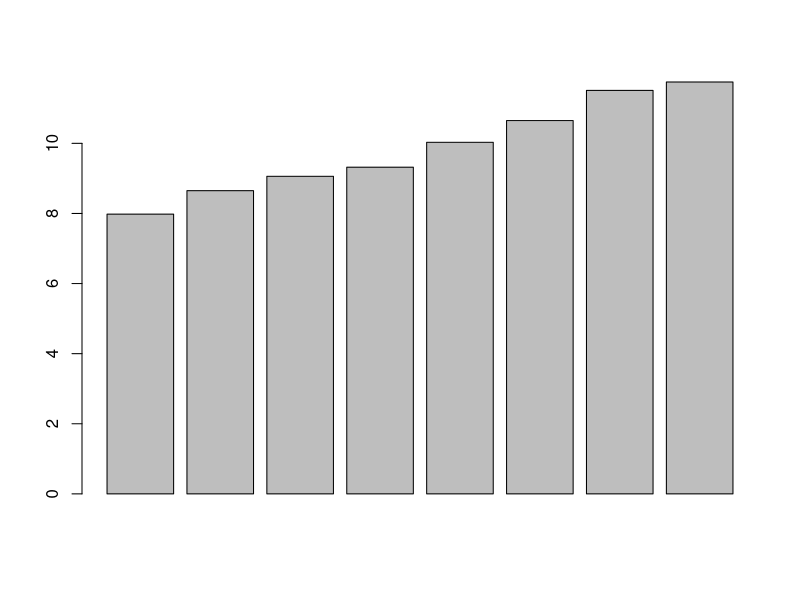
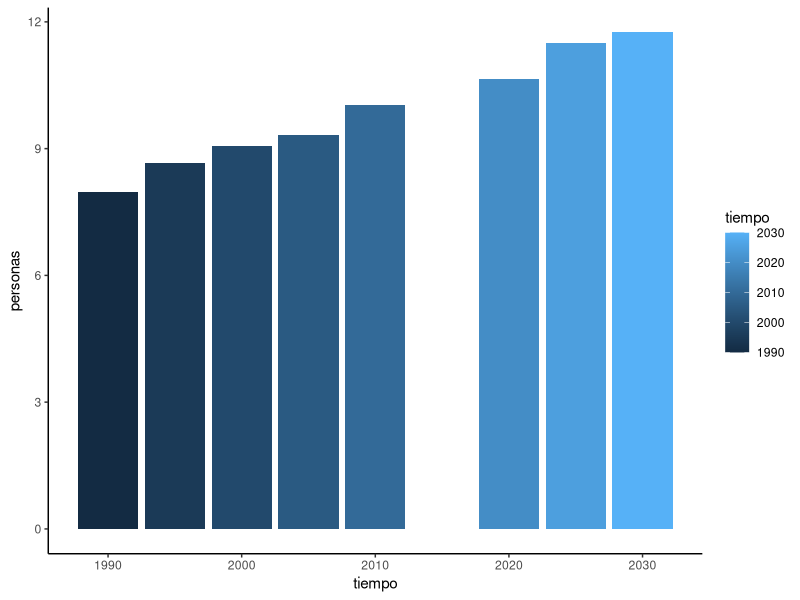

Reproduce these figures in R, in order.
library(ggplot2)

poblacion <- data.frame(personas =c( 7.98, 8.65, 9.06, 9.32, 10.03, 10.65,
                                     11.51, 11.75), 
                        tiempo = c(seq(1990, 2010, by = 5), 2020, 2025, 2030))
barplot(height = poblacion$personas)
ggplot(poblacion, aes(x = tiempo, y = personas, fill = tiempo)) + 
  geom_col() +
  theme_classic()
